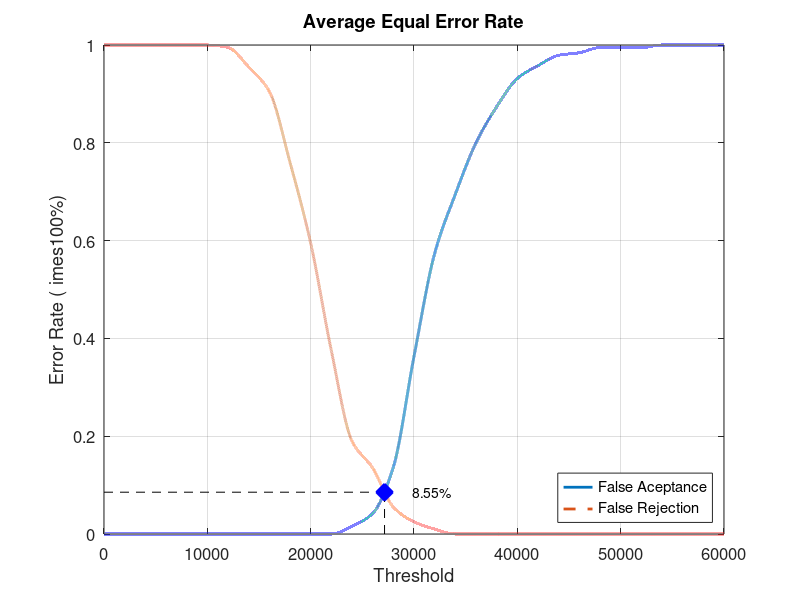
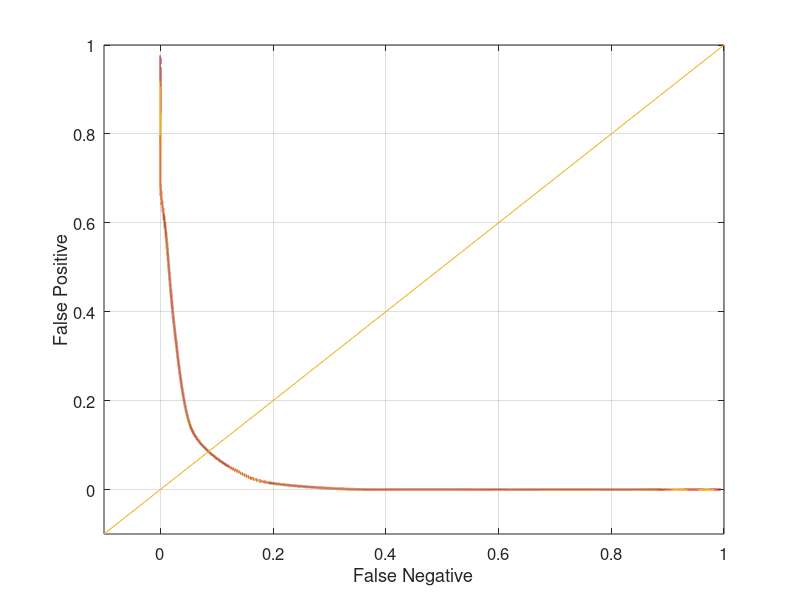

The MATLAB source for these figures, in order:
close all;
clear;
clc;
x = 0:2000:60000;
xq = 0:0.5:60000;

y0 = [0 0 0 0 0 0 0 0 0 0 0 0 0.0157895 0.0421053 0.136842 0.363158 0.573684 0.694737 0.8 0.873684 0.931579 0.957895 0.978947 0.984211 0.994737 0.994737 0.994737 1 1 1 1]
yy0 = interp1(x, y0, xq, 'pchip');
y1 = [1 1 1 1 1 1 0.995 0.955 0.905 0.76 0.595 0.375 0.19 0.135 0.055 0.025 0.01 0 0 0 0 0 0 0 0 0 0 0 0 0 0]
yy1 = interp1(x, y1, xq, 'pchip');

% Calculating EER: 
y2 = abs(y0 - y1);
find(y2 == min(y2))
yy2 = abs(yy0 - yy1);
xEER = find(yy2 == min(yy2));
xEERIndex = xq(xEER) % X-axis EER
yEER = yy0(xEER) % Y-axis EER

main = figure
plot(xq, yy0,'-','LineWidth', 2);	hold on
plot(xq, yy1,'--','LineWidth', 2);	hold on
plot([xEERIndex xEERIndex], [0 yEER], 'k--');	hold on
plot([0 xEERIndex], [yEER yEER], 'k--');	hold on
plot(xEERIndex, yEER, 'bx', 'LineWidth', 10);	hold on
text(xEERIndex + 10 * xEERIndex / 100, yEER, [num2str(round((10000 * yEER)) / 100) '%'])
legend('False Aceptance', 'False Rejection', 'Location', 'SouthEast')
xlabel('Threshold')
ylabel('Error Rate (	imes100%)')
title('Average Equal Error Rate')
set(gca, 'FontSize', 12)
axis([0 60000 0 1])
grid on

print(main, 'Database3_4Main', '-dpng');
FNRxFPR = figure('Color', [1 1 1]);
plot(yy1, yy0, '-', yy1, yy0, 'LineWidth', 2);
hold on
y = -0.1:0.1:1
plot(y, y); 
set(gca, 'FontSize', 12)
xlabel('False Negative')
ylabel('False Positive')
axis([-0.1 1 -0.1 1])
set(gca, 'FontSize', 12)
grid on

print(FNRxFPR, 'Database3_4FNRxFPR','-dpng');
